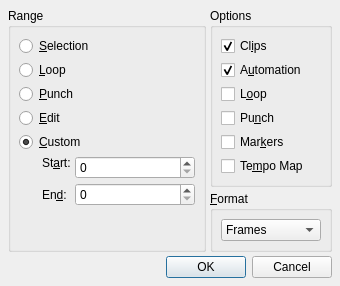
<?xml version="1.0" encoding="UTF-8"?>
<ui version="4.0">
 <author>rncbc aka Rui Nuno Capela</author>
 <comment>qtractor - An Audio/MIDI multi-track sequencer.

   Copyright (C) 2005-2015, rncbc aka Rui Nuno Capela. All rights reserved.

   This program is free software; you can redistribute it and/or
   modify it under the terms of the GNU General Public License
   as published by the Free Software Foundation; either version 2
   of the License, or (at your option) any later version.

   This program is distributed in the hope that it will be useful,
   but WITHOUT ANY WARRANTY; without even the implied warranty of
   MERCHANTABILITY or FITNESS FOR A PARTICULAR PURPOSE.  See the
   GNU General Public License for more details.

   You should have received a copy of the GNU General Public License along
   with this program; if not, write to the Free Software Foundation, Inc.,
   51 Franklin Street, Fifth Floor, Boston, MA 02110-1301 USA.

 </comment>
 <class>qtractorEditRangeForm</class>
 <widget class="QDialog" name="qtractorEditRangeForm">
  <property name="geometry">
   <rect>
    <x>0</x>
    <y>0</y>
    <width>340</width>
    <height>280</height>
   </rect>
  </property>
  <property name="focusPolicy">
   <enum>Qt::StrongFocus</enum>
  </property>
  <property name="windowTitle">
   <string>Range - Qtractor</string>
  </property>
  <property name="windowIcon">
   <iconset resource="qtractor.qrc">
    <normaloff>:/images/qtractor.png</normaloff>:/images/qtractor.png</iconset>
  </property>
  <layout class="QGridLayout">
   <item row="0" column="0" rowspan="2">
    <widget class="QGroupBox" name="RangeGroupBox">
     <property name="title">
      <string>Range</string>
     </property>
     <layout class="QGridLayout">
      <item row="0" column="0" colspan="3">
       <widget class="QRadioButton" name="SelectionRangeRadioButton">
        <property name="toolTip">
         <string>Selection range</string>
        </property>
        <property name="text">
         <string>&amp;Selection</string>
        </property>
        <property name="checked">
         <bool>false</bool>
        </property>
       </widget>
      </item>
      <item row="1" column="0" colspan="2">
       <widget class="QRadioButton" name="LoopRangeRadioButton">
        <property name="toolTip">
         <string>Loop range</string>
        </property>
        <property name="text">
         <string>&amp;Loop</string>
        </property>
        <property name="checked">
         <bool>false</bool>
        </property>
       </widget>
      </item>
      <item row="2" column="0" colspan="3">
       <widget class="QRadioButton" name="PunchRangeRadioButton">
        <property name="toolTip">
         <string>Punch range</string>
        </property>
        <property name="text">
         <string>&amp;Punch</string>
        </property>
        <property name="checked">
         <bool>false</bool>
        </property>
       </widget>
      </item>
      <item row="3" column="0" colspan="2">
       <widget class="QRadioButton" name="EditRangeRadioButton">
        <property name="toolTip">
         <string>Edit range</string>
        </property>
        <property name="text">
         <string>&amp;Edit</string>
        </property>
        <property name="checked">
         <bool>false</bool>
        </property>
       </widget>
      </item>
      <item row="4" column="0" colspan="3">
       <widget class="QRadioButton" name="CustomRangeRadioButton">
        <property name="toolTip">
         <string>Custom range</string>
        </property>
        <property name="text">
         <string>&amp;Custom</string>
        </property>
        <property name="checked">
         <bool>true</bool>
        </property>
       </widget>
      </item>
      <item row="5" column="1">
       <widget class="QLabel" name="RangeStartTextLabel">
        <property name="text">
         <string>St&amp;art:</string>
        </property>
        <property name="buddy">
         <cstring>RangeStartSpinBox</cstring>
        </property>
       </widget>
      </item>
      <item row="5" column="2" rowspan="2">
       <widget class="qtractorTimeSpinBox" name="RangeStartSpinBox">
        <property name="minimumSize">
         <size>
          <width>120</width>
          <height>0</height>
         </size>
        </property>
        <property name="toolTip">
         <string>Clip start</string>
        </property>
       </widget>
      </item>
      <item row="6" column="0" rowspan="2">
       <spacer>
        <property name="orientation">
         <enum>Qt::Horizontal</enum>
        </property>
        <property name="sizeType">
         <enum>QSizePolicy::Fixed</enum>
        </property>
        <property name="sizeHint">
         <size>
          <width>14</width>
          <height>14</height>
         </size>
        </property>
       </spacer>
      </item>
      <item row="7" column="1">
       <widget class="QLabel" name="RangeEndTextLabel">
        <property name="text">
         <string>En&amp;d:</string>
        </property>
        <property name="buddy">
         <cstring>RangeEndSpinBox</cstring>
        </property>
       </widget>
      </item>
      <item row="7" column="2">
       <widget class="qtractorTimeSpinBox" name="RangeEndSpinBox">
        <property name="minimumSize">
         <size>
          <width>120</width>
          <height>0</height>
         </size>
        </property>
        <property name="toolTip">
         <string>Clip offset</string>
        </property>
       </widget>
      </item>
      <item row="8" column="0" colspan="3">
       <spacer>
        <property name="orientation">
         <enum>Qt::Vertical</enum>
        </property>
        <property name="sizeHint">
         <size>
          <width>8</width>
          <height>8</height>
         </size>
        </property>
       </spacer>
      </item>
     </layout>
    </widget>
   </item>
   <item row="0" column="1">
    <widget class="QGroupBox" name="OptionsGroupBox">
     <property name="title">
      <string>Options</string>
     </property>
     <layout class="QVBoxLayout">
      <item>
       <widget class="QCheckBox" name="ClipsCheckBox">
        <property name="toolTip">
         <string>Apply to clips in range</string>
        </property>
        <property name="text">
         <string>Cl&amp;ips</string>
        </property>
        <property name="checked">
         <bool>true</bool>
        </property>
       </widget>
      </item>
      <item>
       <widget class="QCheckBox" name="AutomationCheckBox">
        <property name="toolTip">
         <string>Apply to Automation nodes in range</string>
        </property>
        <property name="text">
         <string>A&amp;utomation</string>
        </property>
        <property name="checked">
         <bool>true</bool>
        </property>
       </widget>
      </item>
      <item>
       <widget class="QCheckBox" name="LoopCheckBox">
        <property name="toolTip">
         <string>Apply to Loop points in range</string>
        </property>
        <property name="text">
         <string>L&amp;oop</string>
        </property>
       </widget>
      </item>
      <item>
       <widget class="QCheckBox" name="PunchCheckBox">
        <property name="toolTip">
         <string>Apply to Punch In/Out points in range</string>
        </property>
        <property name="text">
         <string>Pu&amp;nch</string>
        </property>
       </widget>
      </item>
      <item>
       <widget class="QCheckBox" name="MarkersCheckBox">
        <property name="toolTip">
         <string>Apply to location Markers in range</string>
        </property>
        <property name="text">
         <string>Mar&amp;kers</string>
        </property>
       </widget>
      </item>
      <item>
       <widget class="QCheckBox" name="TempoMapCheckBox">
        <property name="toolTip">
         <string>Apply to Tempo Map nodes in range</string>
        </property>
        <property name="text">
         <string>Te&amp;mpo Map</string>
        </property>
       </widget>
      </item>
     </layout>
    </widget>
   </item>
   <item row="1" column="1">
    <widget class="QGroupBox" name="FormatGroupBox">
     <property name="title">
      <string>&amp;Format</string>
     </property>
     <layout class="QVBoxLayout">
      <item>
       <widget class="QComboBox" name="FormatComboBox">
        <property name="toolTip">
         <string>Time display format</string>
        </property>
        <item>
         <property name="text">
          <string>Frames</string>
         </property>
        </item>
        <item>
         <property name="text">
          <string>Time</string>
         </property>
        </item>
        <item>
         <property name="text">
          <string>BBT</string>
         </property>
        </item>
       </widget>
      </item>
     </layout>
    </widget>
   </item>
   <item row="2" column="0" colspan="2">
    <widget class="QDialogButtonBox" name="DialogButtonBox">
     <property name="orientation">
      <enum>Qt::Horizontal</enum>
     </property>
     <property name="standardButtons">
      <set>QDialogButtonBox::Cancel|QDialogButtonBox::Ok</set>
     </property>
    </widget>
   </item>
  </layout>
 </widget>
 <layoutdefault spacing="4" margin="8"/>
 <customwidgets>
  <customwidget>
   <class>qtractorTimeSpinBox</class>
   <extends>QSpinBox</extends>
   <header>qtractorSpinBox.h</header>
  </customwidget>
 </customwidgets>
 <tabstops>
  <tabstop>SelectionRangeRadioButton</tabstop>
  <tabstop>LoopRangeRadioButton</tabstop>
  <tabstop>PunchRangeRadioButton</tabstop>
  <tabstop>EditRangeRadioButton</tabstop>
  <tabstop>CustomRangeRadioButton</tabstop>
  <tabstop>RangeStartSpinBox</tabstop>
  <tabstop>RangeEndSpinBox</tabstop>
  <tabstop>ClipsCheckBox</tabstop>
  <tabstop>AutomationCheckBox</tabstop>
  <tabstop>LoopCheckBox</tabstop>
  <tabstop>PunchCheckBox</tabstop>
  <tabstop>MarkersCheckBox</tabstop>
  <tabstop>TempoMapCheckBox</tabstop>
  <tabstop>FormatComboBox</tabstop>
  <tabstop>DialogButtonBox</tabstop>
 </tabstops>
 <resources>
  <include location="qtractor.qrc"/>
 </resources>
 <connections/>
</ui>
